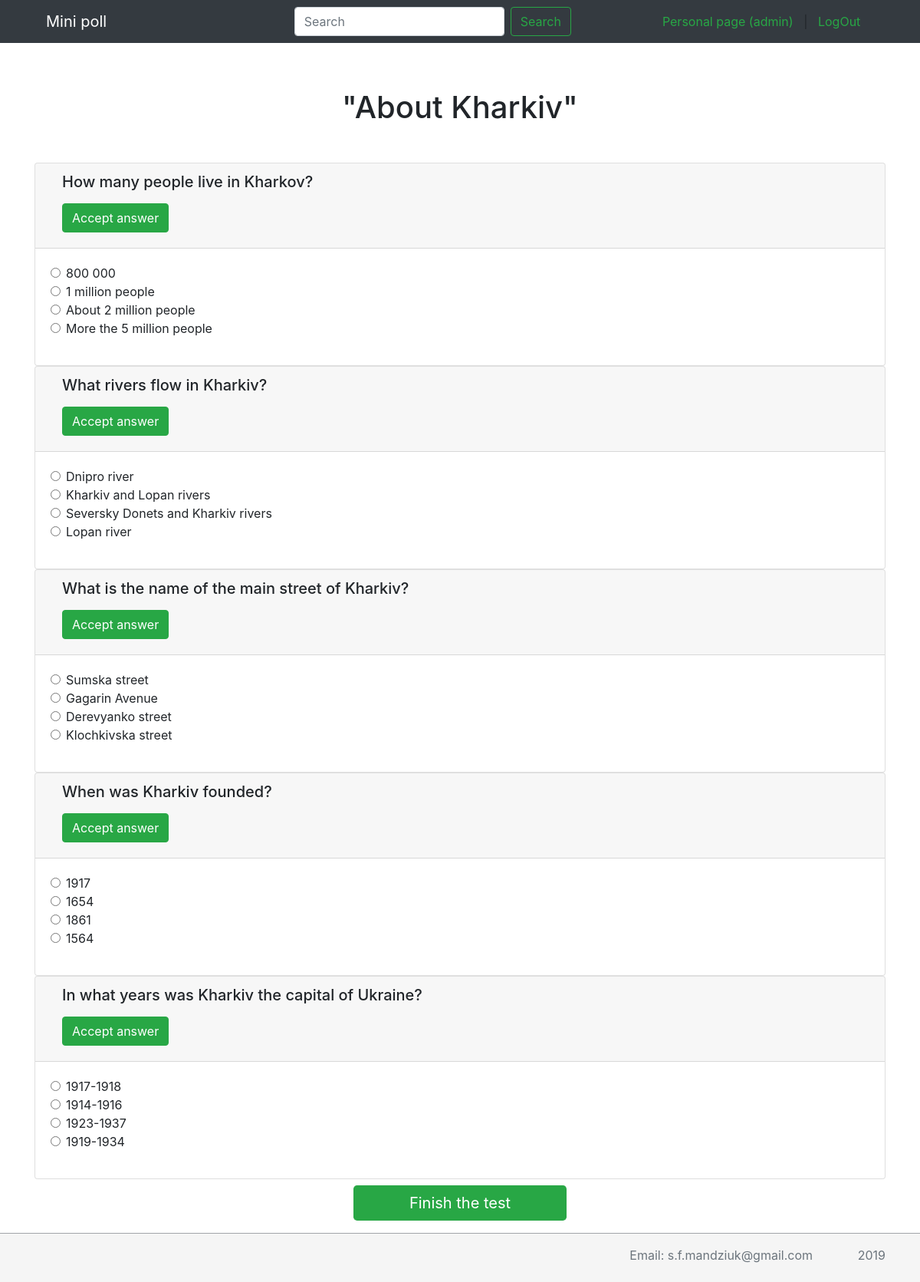
The app's page /test/about-kharkiv/questions/ (signed in) with its own data.
### core/models.py (models this page shows, shortened)
class AdvUser(AbstractUser):
    avatar = models.ImageField('photo', upload_to='avatar_img', null=True, blank=True)
    birthday = models.DateField(null=True, blank=True)
    info = models.TextField(blank=True, null=True)
    def __str__(self):
        return self.username

class Test(models.Model):
    user = models.ManyToManyField(AdvUser, through='Examination')
    title = models.CharField(max_length=250)
    slug = models.SlugField(max_length=100, blank=True, unique=True)
    description = models.TextField(default='', blank=True)
    question_quantity = models.PositiveSmallIntegerField(default=5)
    author = models.CharField(max_length=50, default='admin')
    created = models.DateTimeField(auto_now_add=True, auto_now=False)
    is_active = models.BooleanField(default=True)
    attempts_counter = models.PositiveSmallIntegerField(default=0)
    comment = GenericRelation('comment')
    def get_absolute_url(self):
        return reverse('test_detail', kwargs={'test_slug_name': self.slug})

class Question(models.Model):
    question = models.CharField(max_length=250)
    choise_1 = models.CharField(max_length=100)
    choise_2 = models.CharField(max_length=100)
    choise_3 = models.CharField(max_length=100)
    choise_4 = models.CharField(max_length=100)
    answer = models.CharField(max_length=100)
    test = models.ForeignKey('core.Test', on_delete=models.CASCADE, null=True)

### core/views.py (the view, shortened to what this page needs)
# urls.py: path('test/<test_slug_name>/questions/', TestQuestionsView.as_view(), name='test_questions'),
class TestQuestionsView(LoginRequiredMixin, View):
    template_name = 'core/questions.html'
    answers_results = 0
    def get(self, request, test_slug_name):
        test = get_object_or_404(Test, slug=test_slug_name)
        questions = Question.objects.filter(test=test)
        context = {
            'test': test,
            'questions': questions,
        }
        return render(request, self.template_name, context)

### core/templates/core/questions.html (shortened to what this page needs)
{% extends 'base.html' %}
{% block content %}
    <h1 class="text-center m-5">"{{ test.title }}"</h1>
      {% for question in questions %}
      <form method="post" action="" id="add_answer_{{ question.id }}">
        <div class="card">
          <div class="card-header col-md-12">
            <div class="col-md-9">
              <h5>{{ question.question }}</h5>
            </div>
            <div class="col-md-2">
              <input type="submit" value="Accept answer" class="btn btn-success text-right mt-2 mb-2" id="question_answer_{{ question.id }}">
            </div>
          </div>
          <div class="card-body form-group">
            <div class="row">
              <div class="col-sm-10">
                <div class="form-check">
                  <input class="form-check-input radio{{ question.id }}" type="radio" name="radio_choices{{ question.id }}" id="gridRadios{{ question.id }}_1" value="{{ question.choise_1 }}" required>
                  <label class="form-check-label" for="gridRadios{{ question.id }}_1">
                    {{ question.choise_1 }}
                  </label>
                </div>
                <div class="form-check">
                  <input class="form-check-input radio{{ question.id }}" type="radio" name="radio_choices{{ question.id }}" id="gridRadios{{ question.id }}_2" value="{{ question.choise_2 }}" required>
                  <label class="form-check-label" for="gridRadios{{ question.id }}_2">
                    {{ question.choise_2 }}
                  </label>
                </div>
                <div class="form-check">
                  <input class="form-check-input radio{{ question.id }}" type="radio" name="radio_choices{{ question.id }}" id="gridRadios{{ question.id }}_3" value="{{ question.choise_3 }}" required>
                  <label class="form-check-label" for="gridRadios{{ question.id }}_3">
                    {{ question.choise_3 }}
                  </label>
                </div>
                <div class="form-check">
                  <input class="form-check-input radio{{ question.id }}" type="radio" name="radio_choices{{ question.id }}" id="gridRadios{{ question.id }}_4" value="{{ question.choise_4 }}" required>
                  <label class="form-check-label" for="gridRadios{{ question.id }}_4">
                    {{ question.choise_4 }}
                  </label>
                </div>
              </div>
            </div>
          </div>
        </div>
      </form>
      {% endfor %}
      <div class="form-actions mt-2 mb-3 text-center">
        <a href="{{ test.get_absolute_url }}results" class="btn-lg btn-success col-sm-3 text-center btn-submit ml-auto mr-auto" id="submit_btn" type="submit">Finish the test</a>
      </div>
{% endblock %}

### templates/base.html (shortened to what this page needs)
{% load static %}
<!doctype html>
<html lang="en">
  <head>
    <link rel="stylesheet" href="{% static 'css/bootstrap.min.css' %}">
    <link rel="stylesheet" href="{% static 'css/style.css' %}">
  </head>
  <body class="d-flex flex-column">
    <div class="wrapper">
        <header>
          <nav class="navbar navbar-expand-md navbar-dark fixed-top bg-dark">
            <div class="container">
              <div class="col">
                <a class="navbar-brand" href="{% url 'home' %}">Mini poll</a>
              </div>
              <div class="col-5 justify-content-md-center">
                <form class="form-inline mt-2 mt-md-0" action="{% url 'tests_list' %}">
                  <input class="form-control mr-sm-2" type="text" placeholder="Search" aria-label="Search" name="search">
                  <button class="btn btn-outline-success my-2 my-sm-0" type="submit">Search</button>
                </form>
              </div>
            <div class="col user-panel">
                <div class="profile text-center">
                  {% if request.user.is_authenticated %}
                    <a href="{% url 'profile' %}" class="login"><span class="d-none d-md-inline text-success">Personal page ({{ request.user }})</span></a> &nbsp; | &nbsp;
                    <a href="{% url 'logout' %}" class="logout"><span class="d-none d-md-inline text-success">LogOut</span></a>
                  {% else %}
                    <a href="/login/" class="login"><span class="d-none d-md-inline text-success">LogIn</span></a> &nbsp; | &nbsp;
                    <a href="{% url 'registration' %}" class="registration"><span class="d-none d-md-inline text-success">Register</span></a>
                  {% endif %}
                </div>
            </div>
            </div>
          </nav>
        </header>
      <main role="main" class="flex-shrink-0">
        <div class="container mt-2 mb-2">
          {% block content %}
          {% endblock %}
        </div>
      </main>
    </div>
    <footer class="footer mt-auto py-3">
      <div class="container">
        <div class="row">
          <div class="col-11 text-right">
            <a class="text-muted text-right" href="mailto: s.f.mandziuk@gmail.com">Email: s.f.mandziuk@gmail.com</a>
          </div>
          <div class="col-1 text-right"><span class="text-muted">2019</span></div>
        </div>
      </div>
    </footer>
  </body>
</html>

### core/static/css/style.css (style rules this page uses)
* { margin:0; padding:0; }
main { min-height: calc(100vh - 128px); }
main > .container { padding: 60px 15px 0; }
.footer { height: 64px; background-color: #f5f5f5; bottom: 0; width: 100%; border-top: 1px solid #a1a5a9; }
.footer > .container { padding-right: 15px; padding-left: 15px; }
#submit_btn { margin-left: auto; margin-right: auto; }

### records on screen
AdvUser: user "admin"
Test: title "About Kharkiv"
Question: question "How many people live in Kharkov?", choise_1 "800 000", choise_2 "1 million people", choise_3 "About 2 million people", choise_4 "More the 5 million people"
Question: question "What rivers flow in Kharkiv?", choise_1 "Dnipro river", choise_2 "Kharkiv and Lopan rivers", choise_3 "Seversky Donets and Kharkiv rivers", choise_4 "Lopan river"
Question: question "What is the name of the main street of Kharkiv?", choise_1 "Sumska street", choise_2 "Gagarin Avenue", choise_3 "Derevyanko street", choise_4 "Klochkivska street"
Question: question "When was Kharkiv founded?", choise_1 "1917", choise_2 "1654", choise_3 "1861", choise_4 "1564"
Question: question "In what years was Kharkiv the capital of Ukraine?", choise_1 "1917-1918", choise_2 "1914-1916", choise_3 "1923-1937", choise_4 "1919-1934"
